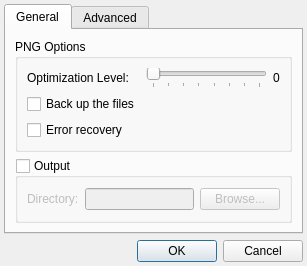
<?xml version="1.0" encoding="UTF-8"?>
<ui version="4.0">
 <class>OptionsDialog</class>
 <widget class="QDialog" name="OptionsDialog">
  <property name="geometry">
   <rect>
    <x>0</x>
    <y>0</y>
    <width>307</width>
    <height>247</height>
   </rect>
  </property>
  <property name="windowTitle">
   <string>Options - PNGLiter</string>
  </property>
  <property name="windowIcon">
   <iconset resource="../pngliter.qrc">
    <normaloff>:/images/configure</normaloff>:/images/configure</iconset>
  </property>
  <layout class="QVBoxLayout" name="mainLayout">
   <property name="margin">
    <number>4</number>
   </property>
   <item>
    <widget class="QTabWidget" name="tabWidget">
     <property name="currentIndex">
      <number>0</number>
     </property>
     <widget class="QWidget" name="generalTab">
      <attribute name="title">
       <string>General</string>
      </attribute>
      <layout class="QVBoxLayout" name="verticalLayout">
       <item>
        <widget class="QGroupBox" name="pngGroupBox">
         <property name="title">
          <string>PNG Options</string>
         </property>
         <property name="flat">
          <bool>true</bool>
         </property>
         <layout class="QGridLayout" name="gridLayout">
          <item row="0" column="0">
           <widget class="QLabel" name="levelTLabel">
            <property name="text">
             <string>Optimization Level:</string>
            </property>
            <property name="buddy">
             <cstring>levelSlider</cstring>
            </property>
           </widget>
          </item>
          <item row="0" column="1">
           <widget class="QSlider" name="levelSlider">
            <property name="whatsThis">
             <string>The optimization level 0 enables a set of optimization operations that require minimal effort. There will be no changes to image attributes like bit depth or color type, and no recompression of existing IDAT datastreams.
The optimization level 1 enables a single IDAT compression trial. The trial chosen is what OptiPNG thinks it’s probably the most effective.
The optimization levels 2 and higher enable multiple IDAT compression trials; the higher the level, the more trials.
The behavior and the default value of this option may change across different program versions. </string>
            </property>
            <property name="maximum">
             <number>7</number>
            </property>
            <property name="pageStep">
             <number>7</number>
            </property>
            <property name="orientation">
             <enum>Qt::Horizontal</enum>
            </property>
            <property name="tickPosition">
             <enum>QSlider::TicksBelow</enum>
            </property>
            <property name="tickInterval">
             <number>1</number>
            </property>
           </widget>
          </item>
          <item row="0" column="2">
           <widget class="QLabel" name="levelLabel">
            <property name="text">
             <string>0</string>
            </property>
           </widget>
          </item>
          <item row="2" column="0">
           <widget class="QCheckBox" name="backupCheckBox">
            <property name="text">
             <string>Back up the files</string>
            </property>
           </widget>
          </item>
          <item row="3" column="0">
           <widget class="QCheckBox" name="errorRecoveryCheckBox">
            <property name="whatsThis">
             <string>Enable error recovery. This option has no effect on valid input files.

The program will spend a reasonable amount of effort to recover as much data as possible, without increasing the output file size, but the success cannot be generally guaranteed. The program may even increase the file size, e.g., by reconstructing missing critical data. Under this option, integrity shall take precedence over file size.
When this option is not used, the invalid input files are left unprocessed.</string>
            </property>
            <property name="text">
             <string>Error recovery</string>
            </property>
           </widget>
          </item>
         </layout>
        </widget>
       </item>
       <item>
        <widget class="QGroupBox" name="outputGroupBox">
         <property name="title">
          <string>Output</string>
         </property>
         <property name="flat">
          <bool>true</bool>
         </property>
         <property name="checkable">
          <bool>true</bool>
         </property>
         <property name="checked">
          <bool>false</bool>
         </property>
         <layout class="QHBoxLayout" name="horizontalLayout">
          <item>
           <widget class="QLabel" name="outputLabel">
            <property name="text">
             <string>Directory:</string>
            </property>
            <property name="buddy">
             <cstring>directoryEdit</cstring>
            </property>
           </widget>
          </item>
          <item>
           <widget class="QLineEdit" name="directoryEdit"/>
          </item>
          <item>
           <widget class="QPushButton" name="browseButton">
            <property name="text">
             <string>Browse...</string>
            </property>
           </widget>
          </item>
         </layout>
        </widget>
       </item>
      </layout>
     </widget>
     <widget class="QWidget" name="advancedTab">
      <attribute name="title">
       <string>Advanced</string>
      </attribute>
      <layout class="QVBoxLayout" name="advancedLayout">
       <property name="spacing">
        <number>9</number>
       </property>
       <item>
        <widget class="QLabel" name="advancedLabel">
         <property name="text">
          <string>Advanced options allow you to set specific command-line parameters to the OptiPNG executable.
&lt;br&gt;&lt;br&gt;
These commands are avaiable here:
&lt;br&gt;&lt;a href=&quot;http://optipng.sourceforge.net/manual.html&quot;&gt;http://optipng.sourceforge.net/manual.html&lt;/a&gt;
&lt;br&gt;&lt;br&gt;
%1 will be replaced with the file to be optimized.</string>
         </property>
         <property name="textFormat">
          <enum>Qt::RichText</enum>
         </property>
         <property name="wordWrap">
          <bool>true</bool>
         </property>
        </widget>
       </item>
       <item>
        <spacer name="verticalSpacer">
         <property name="orientation">
          <enum>Qt::Vertical</enum>
         </property>
         <property name="sizeHint" stdset="0">
          <size>
           <width>20</width>
           <height>85</height>
          </size>
         </property>
        </spacer>
       </item>
       <item>
        <widget class="QGroupBox" name="advancedGroupBox">
         <property name="title">
          <string>Advanced Options</string>
         </property>
         <property name="flat">
          <bool>true</bool>
         </property>
         <property name="checkable">
          <bool>true</bool>
         </property>
         <property name="checked">
          <bool>false</bool>
         </property>
         <layout class="QHBoxLayout" name="horizontalLayout_2">
          <item>
           <widget class="QLabel" name="label">
            <property name="text">
             <string>Arguments:</string>
            </property>
           </widget>
          </item>
          <item>
           <widget class="QLineEdit" name="argumentsEdit">
            <property name="text">
             <string>-o3 %1</string>
            </property>
           </widget>
          </item>
         </layout>
        </widget>
       </item>
      </layout>
     </widget>
    </widget>
   </item>
   <item>
    <widget class="QDialogButtonBox" name="buttonBox">
     <property name="orientation">
      <enum>Qt::Horizontal</enum>
     </property>
     <property name="standardButtons">
      <set>QDialogButtonBox::Cancel|QDialogButtonBox::Ok</set>
     </property>
    </widget>
   </item>
  </layout>
 </widget>
 <resources>
  <include location="../pngliter.qrc"/>
 </resources>
 <connections>
  <connection>
   <sender>buttonBox</sender>
   <signal>accepted()</signal>
   <receiver>OptionsDialog</receiver>
   <slot>accept()</slot>
   <hints>
    <hint type="sourcelabel">
     <x>248</x>
     <y>254</y>
    </hint>
    <hint type="destinationlabel">
     <x>157</x>
     <y>274</y>
    </hint>
   </hints>
  </connection>
  <connection>
   <sender>buttonBox</sender>
   <signal>rejected()</signal>
   <receiver>OptionsDialog</receiver>
   <slot>reject()</slot>
   <hints>
    <hint type="sourcelabel">
     <x>316</x>
     <y>260</y>
    </hint>
    <hint type="destinationlabel">
     <x>286</x>
     <y>274</y>
    </hint>
   </hints>
  </connection>
  <connection>
   <sender>levelSlider</sender>
   <signal>valueChanged(int)</signal>
   <receiver>levelLabel</receiver>
   <slot>setNum(int)</slot>
   <hints>
    <hint type="sourcelabel">
     <x>195</x>
     <y>43</y>
    </hint>
    <hint type="destinationlabel">
     <x>276</x>
     <y>43</y>
    </hint>
   </hints>
  </connection>
 </connections>
</ui>
